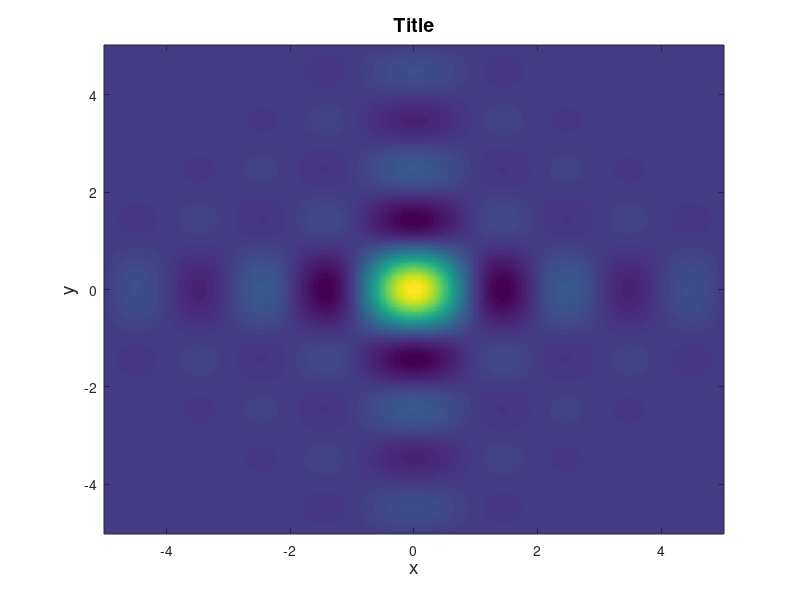

MATLAB code for this plot:
x = linspace(-5,5,400);
y = linspace(-5,5,300);
[xx,yy] = meshgrid(x,y);
f = sinc(xx).*sinc(yy);
imagesc(x,y,f);
axis xy;
xlabel('x','fontsize',14);
ylabel('y','fontsize',14);
title('Title','fontsize',14);